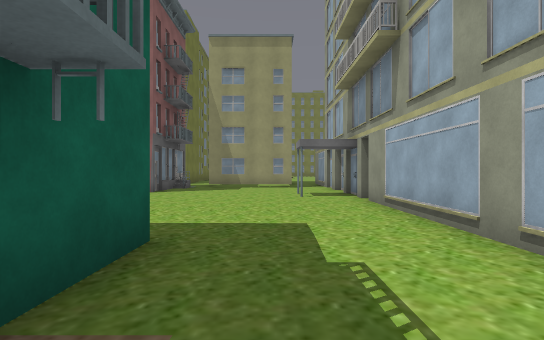
View 1 (above)

12 first-person views from a walk through a 3-D level made in the Unity game engine. The camera is 1.4 m above the floor, looks level and sees 85° across. The floor is counted in squares, 2 m on a side. Each view is taken from the middle of a square. On the plan, view 1 faces up. The plan holds only what a view shows up to about 10 squares ahead; the rest is blank. The place goes on beyond the plan. Some surface patterns are stand-ins.

View 2
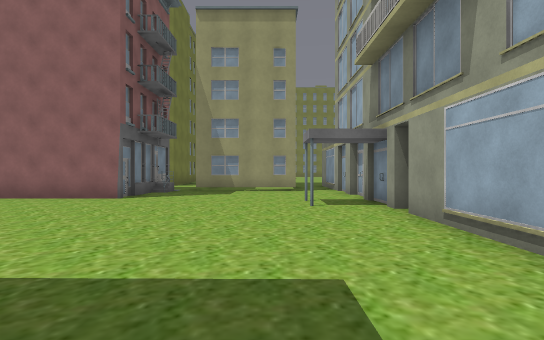

View 3
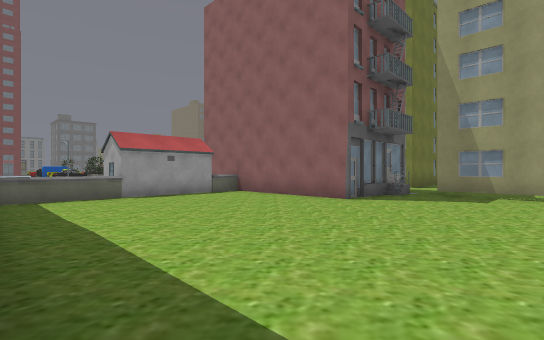

View 4
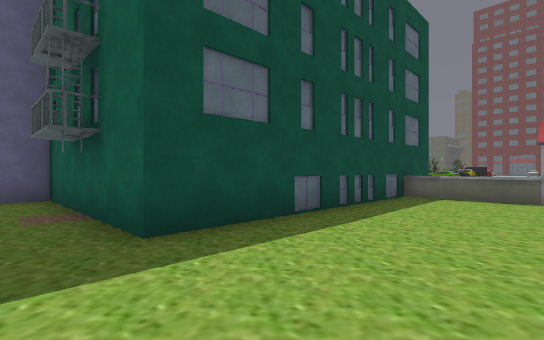

View 5
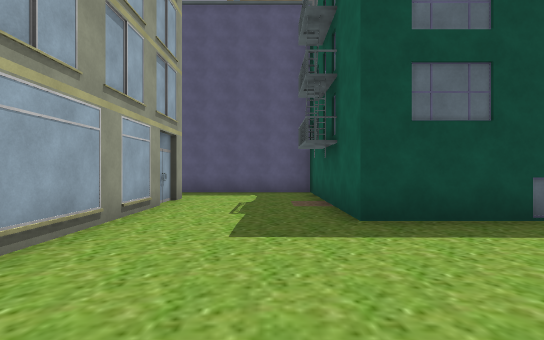

View 6
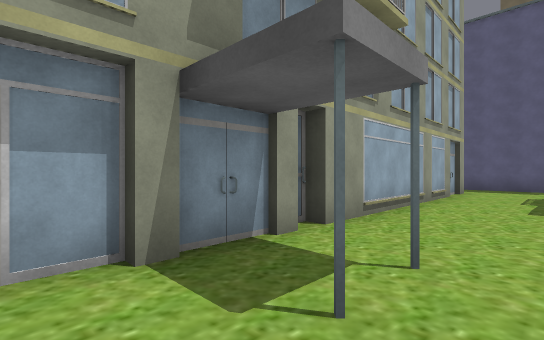

View 7
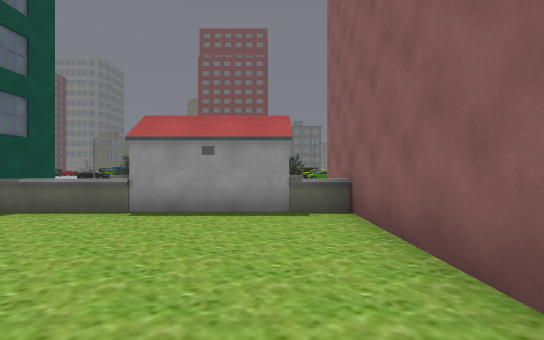

View 8
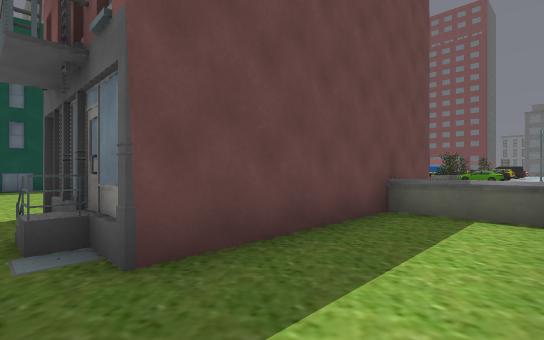

View 9
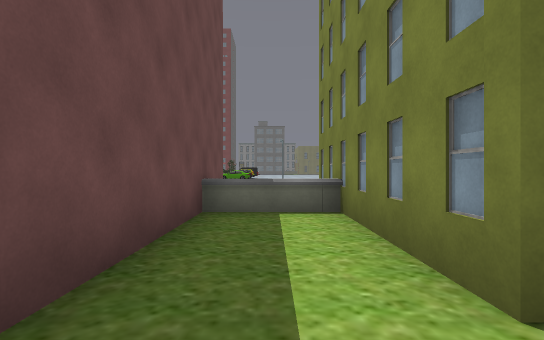

View 10
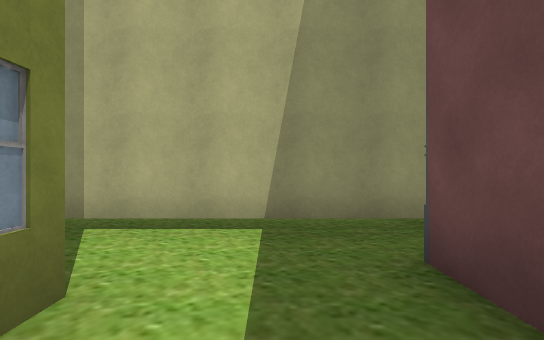

View 11
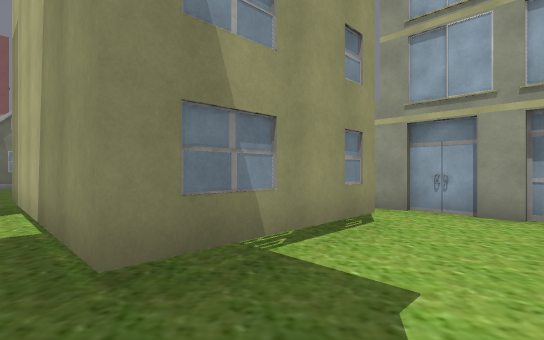

View 12
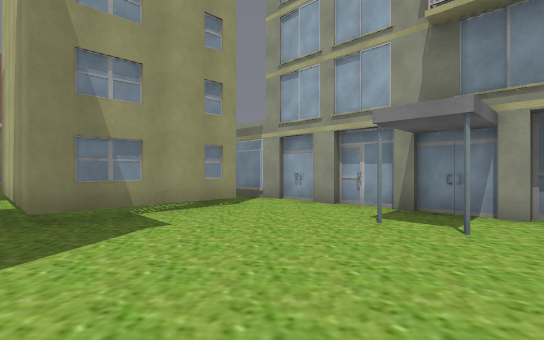

### Floor plan
Key: @ floor where view 1 was taken; # wall or solid block; . floor; ^ raised ledge; B building.
Columns run from 10 left of view 1 to 3 right of it. Each row starts with its distance up from view 1.
 16       ..#
 15 ######..#
 14   ^.....#   #
 13 #######.#   #
 12       B.#####
 11       #.....##
 10       #......#
  9  #^........###
  8   #........###
  7   #..........#
  6  ##.........##
  5   ^.........#
  4   ^.........#
  3 ##########..#
  2          #..##
  1          #...#
  0          #@..#
 -1          #...
 -2          #...
 -3          #####

Positions as (right, up) in squares from view 1, and headings:
1: (0, 0), facing up
2: (0, 2), facing up
3: (0, 3), facing up-left
4: (0, 6), facing down-left
5: (0, 7), facing down
6: (0, 10), facing down-right
7: (-3, 8), facing left
8: (-3, 15), facing down-left
9: (-3, 14), facing left
10: (-6, 14), facing right
11: (-3, 10), facing up-right
12: (-3, 7), facing up-right
